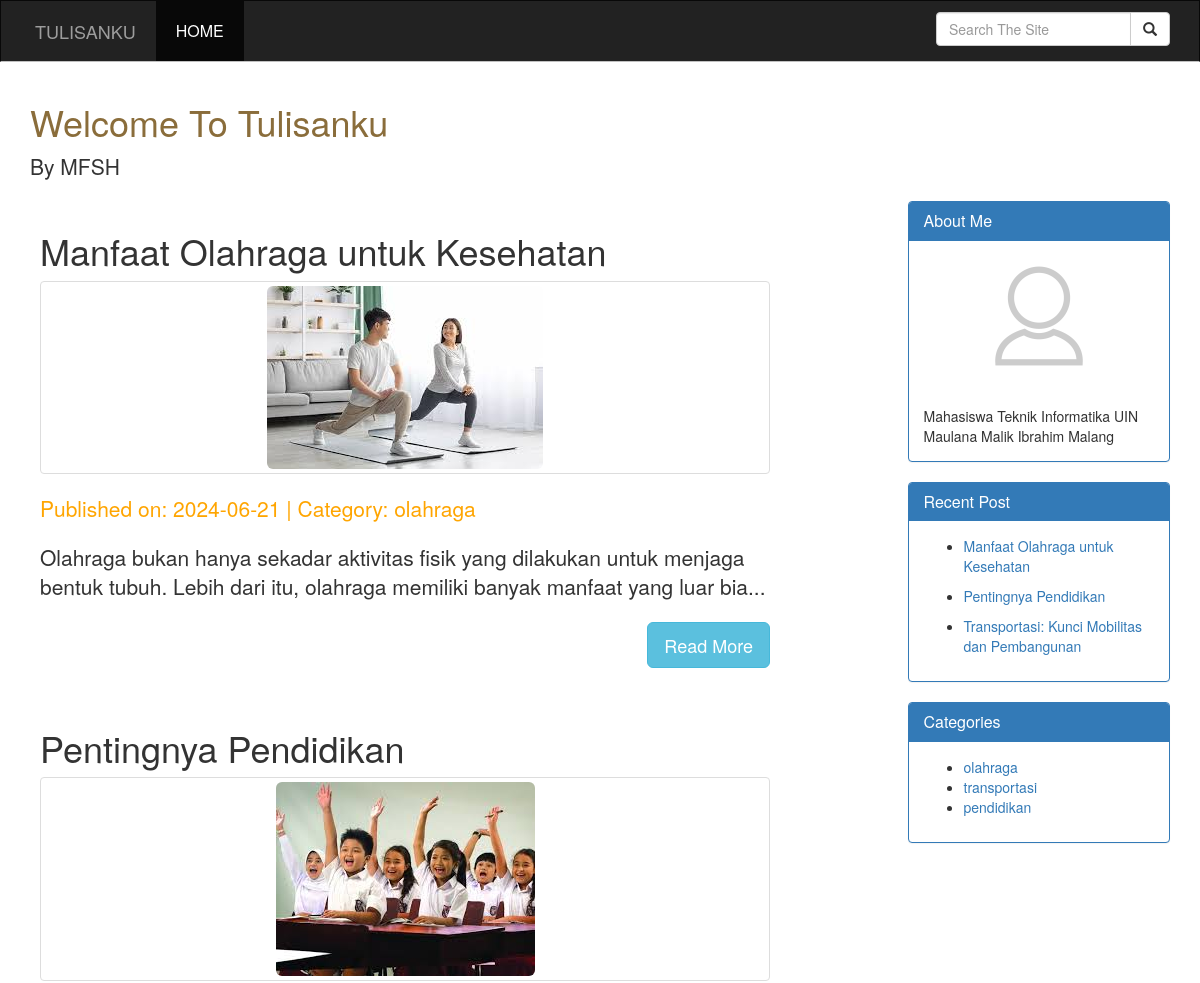
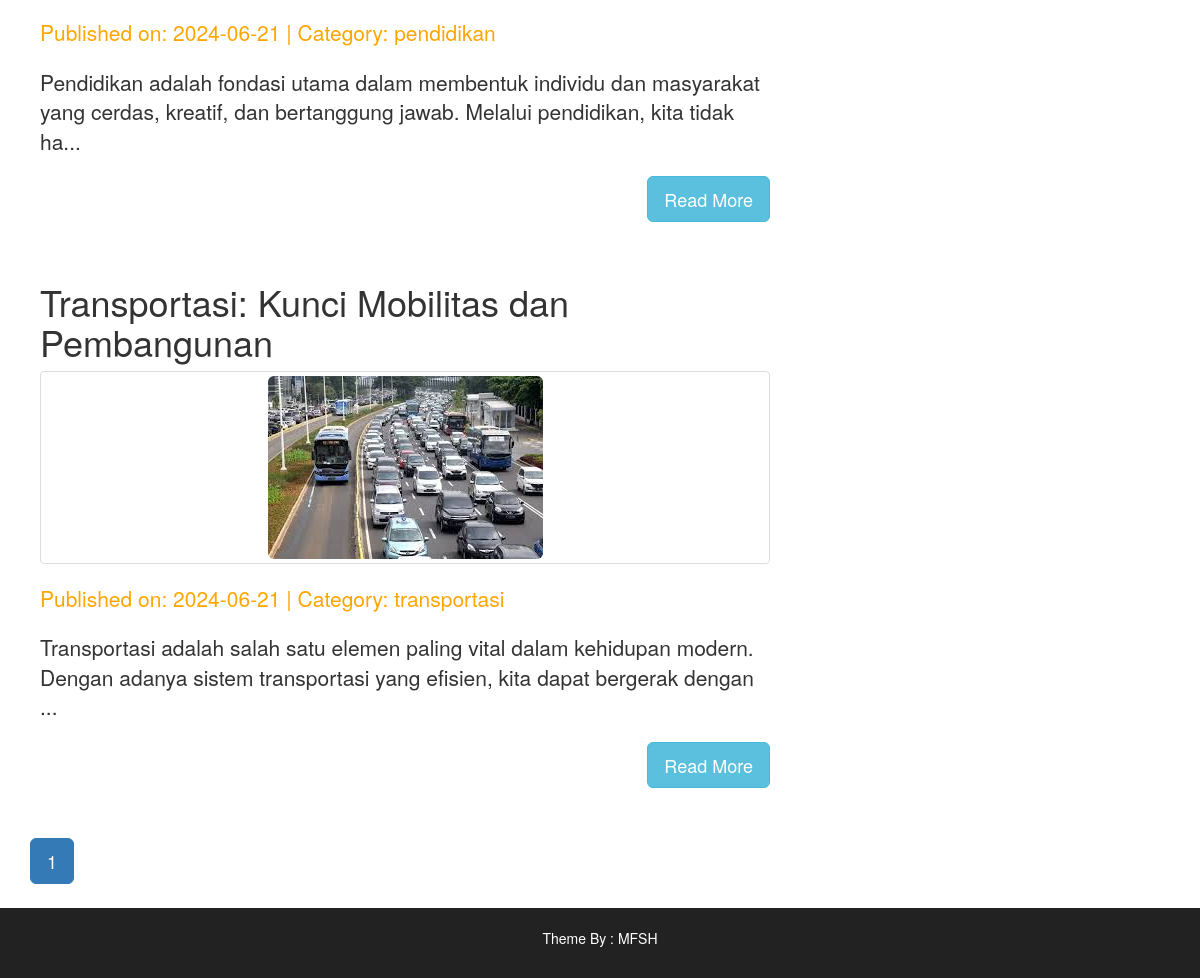
Screenshot of /Blog.php with the database file from the repository (2 pictures, top to bottom).
### tables this page shows
CREATE TABLE `cms_post` (
  `post_id` int(11) NOT NULL,
  `post_date_time` date NOT NULL,
  `title` varchar(50) NOT NULL,
  `category` varchar(50) NOT NULL,
  `author` varchar(50) NOT NULL,
  `image` varchar(500) NOT NULL,
  `post` text NOT NULL
);

CREATE TABLE `cms_category` (
  `cat_id` int(11) NOT NULL,
  `cat_datetime` date NOT NULL,
  `cat_name` varchar(50) NOT NULL,
  `cat_creator` varchar(50) NOT NULL
);

### Include/functions.php (called while the page is built, shortened)
<?php
require_once('Database.php');
function Query ($query) {
	global $con;
	try {
		$exec = mysqli_query($con,$query) or die(mysqli_error($con));
		if($exec) {
			return $exec;
		}
	}catch (Exception $e) {
		echo $e->getMessage();
	}
	return false;
}
?>

### Blog.php (the view, shortened to what this page needs)
<?php require_once ('Include/functions.php') ?>
<!DOCTYPE html>
<html>
<head>
	<link rel="stylesheet" type="text/css" href="bootstrap/css/bootstrap.min.css">
	<link rel="stylesheet" type="text/css" href="Assets/style.css">
</head>
<body>
	<div class="blog">
		<nav class="navbar navbar-inverse" role="navigation">
			<div class="container">
				<div class="navbar-header">
					<a href="Blog.php" class="navbar-brand">
						TULISANKU
					</a>
				</div>
				<div class="collapse navbar-collapse" id="nav-header">
					<ul class="nav navbar-nav">
						<li class="active"><a href="Blog.php">HOME</a></li>
					</ul>
					<form action="Blog.php" method="GET" class="navbar-form navbar-right">
						<div class="input-group">
							<input type="text" name="search" class="form-control" placeholder="Search The Site">
							<span class="input-group-btn">
								<button class="btn btn-default"><span class="glyphicon glyphicon-search"></button>
							</span>
						</div>
					</form>
				</div>
			</div>
		</nav>
		<div class="container">
			<div class="blog-title">
				<div class="row">
					<div class="col-md-8 ">
						<h1 class="text-warning">Welcome To Tulisanku </h1>
						<p class="lead">By MFSH</p>
					</div>
				</div>
			</div>
			<div class="row">
				<div class="col-md-8">
					<?php
					$page = 1;
					$query = "";
					if (isset($_GET['search'])) {
						if (empty($_GET['search'])) {
							Redirect_To('blog.php');
						} else {
							$search = $_GET['search'];
							$query = "SELECT * FROM cms_post WHERE post_date_time LIKE '%$search%' OR title LIKE '%$search%' OR category LIKE '$search%' ";
						}
					} else if (isset($_GET['category'])) {
						$query = "SELECT * FROM cms_post WHERE category = '$_GET[category]'";
					} else {
						$query = "SELECT * FROM cms_post ORDER BY post_date_time DESC LIMIT 0,5	";
					}
					$exec = Query($query) or die(mysqli_error($con));
					if ($exec) {
						if (mysqli_num_rows($exec) > 0) {
							while ($post = mysqli_fetch_assoc($exec)) {
								$post_id = $post['post_id'];
								$post_date = $post['post_date_time'];
								$post_title = $post['title'];
								$post_category = $post['category'];
								$post_image = $post['image'];
								$post_content = substr($post['post'], 0, 150) . '...';
								?>
								<div class="post">
									<div class="post-title">
										<h1><?php echo htmlentities($post_title); ?></h1>
									</div>
									<div class="thumbnail">
										<img class="img-responsive img-rounded" src="Upload/Image/<?php echo $post_image; ?>">
									</div>
									<div class="post-info">
										<p class="lead">
											Published on: <?php echo htmlentities($post_date); ?> | Category:
											<?php echo htmlentities($post_category); ?>
										</p>
									</div>
									<div class="post-content">
										<p class="lead"><?php echo htmlentities($post_content); ?></p>
									</div>
									<p>
										<a href="Post.php?id=<?php echo $post_id; ?>">
											<button class="btn btn-info btn-lg" id="read_more_btn">Read More</button>
										</a>
									<div class="clearfix"></div>
									</p>
								</div>
								<?php
							}
						} else {
							echo "<span class='lead'>No result<span>";
						}
					} else {
					}
					?>
					<?php if (!isset($_GET['category'])) { ?>
						<ul class="pagination pagination-lg">
								<?php
							$sql = "SELECT COUNT(*) FROM cms_post";
							$exec = Query($sql);
							$rowCount = mysqli_fetch_array($exec);
							$totalRow = array_shift($rowCount);
							$postPerPage = ceil($totalRow / 5);
							for ($count = 1; $count <= $postPerPage; $count++) {
								if ($page == $count) {
									?>
									<li class="active"><a href="Blog.php?page=<?php echo $count ?>"><?php echo $count ?></a></li>
									<?php
								} else {
									?>
									<li><a href="Blog.php?page=<?php echo $count ?>"><?php echo $count ?></a></li>
									<?php
								}
							}
								?>
							<?php
					}
					?>
					</ul>
				</div>
				<div class="col-md-3 col-md-offset-1 post-side-menu">
					<div class="panel panel-primary">
						<div class="panel-heading">
							<h2 class="panel-title">About Me</h2>
						</div>
						<div>
							<img class="img-responsive img-circle imageicon" src="Assets/Images/user-default.png">
						</div>
						<div class="panel-body">
							Mahasiswa Teknik Informatika UIN Maulana Malik Ibrahim Malang
						</div>
					</div>
					<div class="panel panel-primary">
						<div class="panel-heading">
							<h2 class="panel-title">Recent Post</h2>
						</div>
						<div class="panel-body">
							<?php
							$sql = "SELECT * FROM cms_post ORDER BY post_date_time LIMIT 5";
							$exec = Query($sql);
							while ($recentPost = mysqli_fetch_assoc($exec)) {
								$postID = $recentPost['post_id'];
								?>
								<nav>
									<ul class="nav-left-list">
										<li class="nav-left"><a
												href="Post.php?id=<?php echo $postID; ?>"><?php echo $recentPost['title'] ?></a>
										</li>
									</ul>
								</nav>
								<?php
							}
							?>
						</div>
					</div>
					<div class="panel panel-primary">
						<div class="panel-heading">
							<h2 class="panel-title">Categories</h2>
						</div>
						<div class="panel-body">
							<nav>
								<ul class="nav-left-list">
									<?php
									$sql = "SELECT cat_name FROM cms_category ";
									$exec = Query($sql);
									if (mysqli_num_rows($exec) > 0) {
										while ($category = mysqli_fetch_assoc($exec)) {
											?>
											<li class='nav-left'><a
													href="Blog.php?category=<?php echo $category['cat_name'] ?>"><?php echo $category['cat_name'] ?></a>
											</li>
											<?php
										}
									}
									?>
								</ul>
							</nav>
						</div>
					</div>
				</div>
			</div>
		</div>
	</div>
	<div class="row navbar-inverse" id="blog-footer">
		<div class="footer-wrapper">
			<p>Theme By : MFSH</p>
		</div>
	</div>
</body>
</html>

### Assets/style.css (style rules this page uses)
body { background: #041627; overflow-x: hidden; }
.blog { background: white; min-height: 662px; }
.navbar-nav li a { padding: 20px; }
.navbar { font-size: 16px; border-bottom: solid 1px silver; border-radius: 0; }
.navbar-right { padding: 3px 0; }
.navbar-brand { padding: 20px; }
#blog-footer { text-align: center; color: white; }
.footer-wrapper { padding:20px; }
.post-info { color: orange; }
.post { padding: 10px; margin-bottom: 10px; }
#read_more_btn { float: right; }
.imageicon { margin: 0 auto; max-height: 150px; max-width: 150px; }

### rows the page displays
cms_post: title "Manfaat Olahraga untuk Kesehatan", image (picture), post_date_time "2024-06-21", category "olahraga", post "Olahraga bukan hanya sekadar aktivitas fisik yang dilakukan untuk menjaga bentuk tubuh. Lebih dari itu, olahraga memiliki banyak manfaat yang luar bia..."
cms_post: title "Pentingnya Pendidikan", image (picture), post_date_time "2024-06-21", category "pendidikan", post "Pendidikan adalah fondasi utama dalam membentuk individu dan masyarakat yang cerdas, kreatif, dan bertanggung jawab. Melalui pendidikan, kita tidak ha..."
cms_post: title "Transportasi: Kunci Mobilitas dan Pembangunan", image (picture), post_date_time "2024-06-21", category "transportasi", post "Transportasi adalah salah satu elemen paling vital dalam kehidupan modern. Dengan adanya sistem transportasi yang efisien, kita dapat bergerak dengan ..."
cms_category: cat_name "olahraga"
cms_category: cat_name "transportasi"
cms_category: cat_name "pendidikan"
